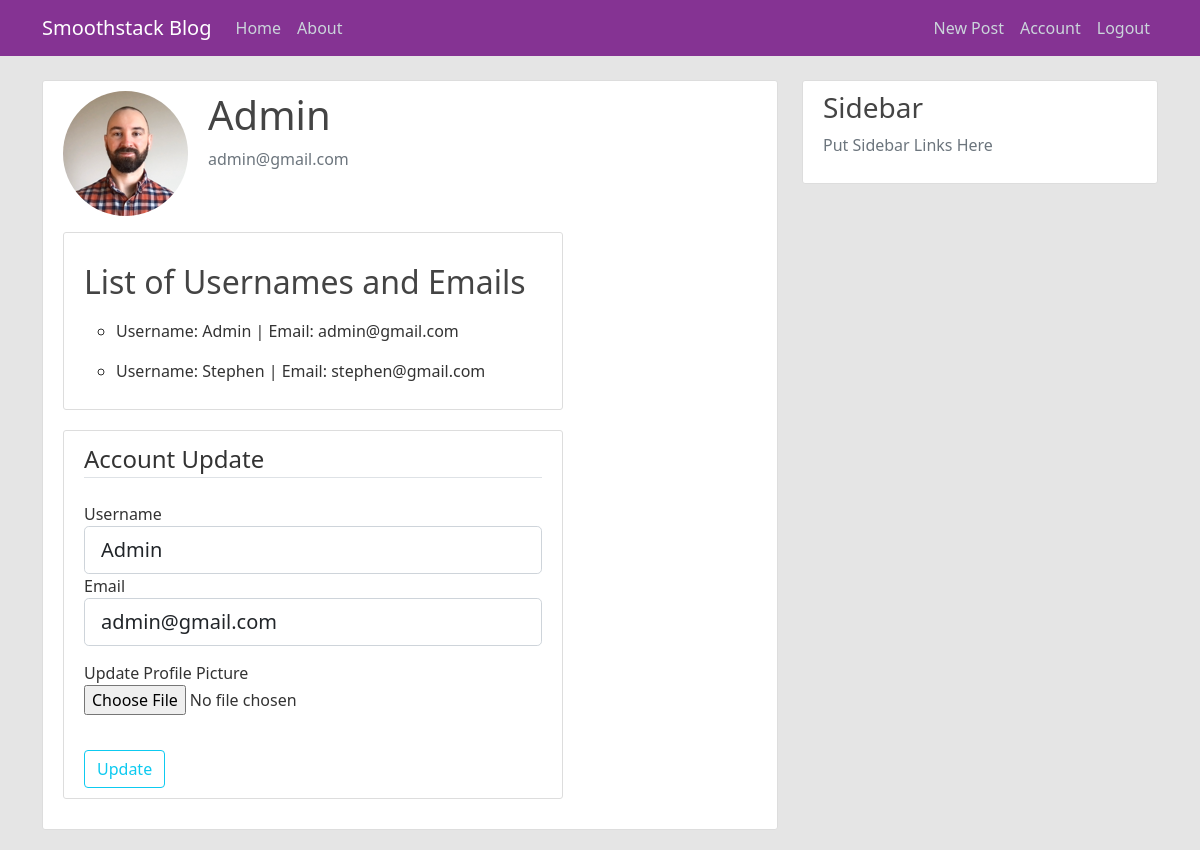
Page /account (signed in) on the committed database.
### app_package/models.py (models this page shows, shortened)
class User(db.Model, UserMixin):
    id = db.Column(db.Integer, primary_key=True)
    username = db.Column(db.String(20), unique=True, nullable=False)
    email = db.Column(db.String(120), unique=True, nullable=False)
    image_file = db.Column(db.String(20), nullable=False, default='default.jpg')
    password = db.Column(db.String(60), nullable=False)
    posts = db.relationship('Post', backref='author', lazy=True)

### app_package/routes.py (the view)
@application.route("/account", methods=["POST", "GET"])
@login_required
def account():
    update_form = UpdateAccountForm()  # user can update account info
    if update_form.validate_on_submit():
        if update_form.picture.data:  # check if picture provided
            picture_file = save_picture(update_form.picture.data)  # names, resizes, and saves new picture
            if picture_file:  # removes old picture if not default
                if current_user.image_file != "default.jpg":
                    remove_old_picture(current_user.image_file)
            current_user.image_file = picture_file  # saves to db new image file name under user
        current_user.username = update_form.username.data
        current_user.email = update_form.email.data
        db.session.commit()
        flash("Your Account Has Been Updated", "success")
        return redirect(url_for("account"))
    elif request.method == "GET":  # fills in user data into form
        update_form.username.data = current_user.username
        update_form.email.data = current_user.email
    image_file = url_for("static", filename="profile_pics/" + current_user.image_file)
    users = User.query.all()
    admin = "admin"
    return render_template("account.html", title="Account", image_file=image_file, users=users, admin=admin, form=update_form)

### app_package/forms.py (shortened to what this page needs)
class UpdateAccountForm(FlaskForm):
    username = StringField('Username',
                           validators=[DataRequired(), Length(min=2, max=20)])
    email = StringField('Email',
                        validators=[DataRequired(), Email()])
    picture = FileField("Update Profile Picture", validators=[FileAllowed(["jpg","png"])])
    submit = SubmitField('Update')

### app_package/models.py (called while the page is built)
@login_manager.user_loader
def load_user(user_id):
    return User.query.get(int(user_id))

### app_package/templates/account.html (shortened to what this page needs)
{% extends "layout.html" %}
{% block content %}
    <div class="content-section" style="overflow: hidden; min-width: 550px">
      <div class="media" style="float:left">
          <img class="rounded-circle account-img" src={{ image_file }}>
      </div>
      <div class="media-body" style="float: left">
          <h2 class="account-heading">{{ current_user.username }}</h2>
          <p class="text-secondary">{{ current_user.email }}</p>
      </div>
      {% if current_user.username.lower() == admin %}
      <div class="content-section" style="clear: both;float: left; width: 500px">
                <h2 style="padding-bottom: 10px; padding-top: 20px">List of Usernames and Emails</h2>
                {% for user in users %}
                    <ul><li style="padding:0">Username: {{ user.username }}  |   Email: {{ user.email }}</li></ul>
                {% endfor %}
      </div>
      {% endif %}
      <div class="content-section" style="clear: both;float: left; width: 500px">
          <form method="POST" action="" enctype="multipart/form-data">
            <fieldset class="form-group">
                <legend class="border-bottom mb-4">Account Update</legend>
                <div class="form-group">
                    {{ form.username.label(class="form-control-label") }}
                    {% if form.username.errors %}
                        {{ form.username(class="form-control form-control-lg is-invalid") }}
                        <div class="invalid-feedback">
                            {% for error in form.username.errors %}
                                <span>{{ error }}</span>
                            {% endfor %}
                        </div>
                    {% else %}
                        {{ form.username(class="form-control form-control-lg") }}
                    {% endif %}
                </div>
                <div class="form-group">
                    {{ form.email.label(class="form-control-label") }}
                    {% if form.email.errors %}
                        {{ form.email(class="form-control form-control-lg is-invalid") }}
                        <div class="invalid-feedback">
                            {% for error in form.email.errors %}
                                <span>{{ error }}</span>
                            {% endfor %}
                        </div>
                    {% else %}
                        {{ form.email(class="form-control form-control-lg") }}
                    {% endif %}
                </div>
                <div class="form-group" style="margin: 15px 0 15px 0">
                    {{ form.picture.label() }}
                    {{ form.picture(class="form-control-file") }}
                </div>
            </fieldset>
            <div class="form-group" style="padding-top: 20px">
                {{ form.submit(class="btn btn-outline-info") }}
            </div>
        </form>
      </div>
    </div>
{% endblock content %}

### app_package/static/main.css (style rules this page uses)
body { background: #fafafa; color: #333333; margin-top: 5rem; }
h1, h2, h3, h4, h5, h6 { color: #444444; }
.content-section { background: #ffffff; padding: 10px 20px; border: 1px solid #dddddd; border-radius: 3px; margin-bottom: 20px; }
.account-img { height: 125px; width: 125px; margin-right: 20px; margin-bottom: 16px; }
.account-heading { font-size: 2.5rem; }
ul { list-style-type: circle; }

### rows in the picture
User: username "Admin", email "admin@gmail.com"
User: username "Stephen", email "stephen@gmail.com"
